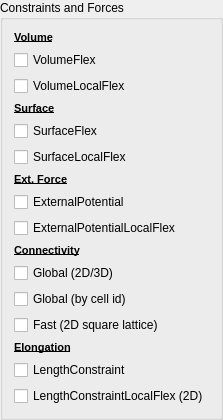
     <widget class="QGroupBox" name="groupBox_2">
      <property name="title">
       <string>Constraints and Forces</string>
      </property>
      <layout class="QVBoxLayout" name="verticalLayout_13">
       <item>
        <widget class="QLabel" name="label_40">
         <property name="text">
          <string>&lt;!DOCTYPE HTML PUBLIC &quot;-//W3C//DTD HTML 4.0//EN&quot; &quot;http://www.w3.org/TR/REC-html40/strict.dtd&quot;&gt;
&lt;html&gt;&lt;head&gt;&lt;meta name=&quot;qrichtext&quot; content=&quot;1&quot; /&gt;&lt;style type=&quot;text/css&quot;&gt;
p, li { white-space: pre-wrap; }
&lt;/style&gt;&lt;/head&gt;&lt;body style=&quot; font-family:'MS Shell Dlg 2'; font-size:8.25pt; font-weight:400; font-style:normal;&quot;&gt;
&lt;p style=&quot; margin-top:0px; margin-bottom:0px; margin-left:0px; margin-right:0px; -qt-block-indent:0; text-indent:0px;&quot;&gt;&lt;span style=&quot; font-size:8pt; font-weight:600; text-decoration: underline;&quot;&gt;Volume&lt;/span&gt;&lt;/p&gt;&lt;/body&gt;&lt;/html&gt;</string>
         </property>
        </widget>
       </item>
       <item>
        <widget class="QCheckBox" name="volumeFlexCHB">
         <property name="toolTip">
          <string>&lt;!DOCTYPE HTML PUBLIC &quot;-//W3C//DTD HTML 4.0//EN&quot; &quot;http://www.w3.org/TR/REC-html40/strict.dtd&quot;&gt;
&lt;html&gt;&lt;head&gt;&lt;meta name=&quot;qrichtext&quot; content=&quot;1&quot; /&gt;&lt;style type=&quot;text/css&quot;&gt;
p, li { white-space: pre-wrap; }
&lt;/style&gt;&lt;/head&gt;&lt;body style=&quot; font-family:'MS Shell Dlg 2'; font-size:8.25pt; font-weight:400; font-style:normal;&quot;&gt;
&lt;p style=&quot; margin-top:0px; margin-bottom:0px; margin-left:0px; margin-right:0px; -qt-block-indent:0; text-indent:0px;&quot;&gt;&lt;span style=&quot; font-size:8pt;&quot;&gt;Volume constraint energy term. E=Lambda*(v-V&lt;/span&gt;&lt;span style=&quot; font-size:8pt; vertical-align:sub;&quot;&gt;T&lt;/span&gt;&lt;span style=&quot; font-size:8pt;&quot;&gt;)&lt;/span&gt;&lt;span style=&quot; font-size:8pt; vertical-align:super;&quot;&gt;2 &lt;/span&gt;&lt;span style=&quot; font-size:8pt;&quot;&gt;. &lt;/span&gt;&lt;/p&gt;
&lt;p style=&quot; margin-top:0px; margin-bottom:0px; margin-left:0px; margin-right:0px; -qt-block-indent:0; text-indent:0px;&quot;&gt;&lt;span style=&quot; font-size:8pt;&quot;&gt;Lambda and V&lt;/span&gt;&lt;span style=&quot; font-size:8pt; vertical-align:sub;&quot;&gt;T &lt;/span&gt;&lt;span style=&quot; font-size:8pt;&quot;&gt;are&lt;/span&gt;&lt;span style=&quot; font-size:8pt; vertical-align:super;&quot;&gt; &lt;/span&gt;&lt;span style=&quot; font-size:8pt;&quot;&gt;specified for each cell type separately&lt;/span&gt;&lt;/p&gt;&lt;/body&gt;&lt;/html&gt;</string>
         </property>
         <property name="text">
          <string>VolumeFlex</string>
         </property>
        </widget>
       </item>
       <item>
        <widget class="QCheckBox" name="volumeLocalFlexCHB">
         <property name="toolTip">
          <string>&lt;!DOCTYPE HTML PUBLIC &quot;-//W3C//DTD HTML 4.0//EN&quot; &quot;http://www.w3.org/TR/REC-html40/strict.dtd&quot;&gt;
&lt;html&gt;&lt;head&gt;&lt;meta name=&quot;qrichtext&quot; content=&quot;1&quot; /&gt;&lt;style type=&quot;text/css&quot;&gt;
p, li { white-space: pre-wrap; }
&lt;/style&gt;&lt;/head&gt;&lt;body style=&quot; font-family:'MS Shell Dlg 2'; font-size:8.25pt; font-weight:400; font-style:normal;&quot;&gt;
&lt;p style=&quot; margin-top:0px; margin-bottom:0px; margin-left:0px; margin-right:0px; -qt-block-indent:0; text-indent:0px;&quot;&gt;&lt;span style=&quot; font-size:8pt;&quot;&gt;Volume constraint energy term. E=Lambda*(v-V&lt;/span&gt;&lt;span style=&quot; font-size:8pt; vertical-align:sub;&quot;&gt;T&lt;/span&gt;&lt;span style=&quot; font-size:8pt;&quot;&gt;)&lt;/span&gt;&lt;span style=&quot; font-size:8pt; vertical-align:super;&quot;&gt;2 &lt;/span&gt;&lt;span style=&quot; font-size:8pt;&quot;&gt;.&lt;/span&gt;&lt;/p&gt;
&lt;p style=&quot; margin-top:0px; margin-bottom:0px; margin-left:0px; margin-right:0px; -qt-block-indent:0; text-indent:0px;&quot;&gt;&lt;span style=&quot; font-size:8pt;&quot;&gt; Lambda and V&lt;/span&gt;&lt;span style=&quot; font-size:8pt; vertical-align:sub;&quot;&gt;T &lt;/span&gt;&lt;span style=&quot; font-size:8pt;&quot;&gt;are&lt;/span&gt;&lt;span style=&quot; font-size:8pt; vertical-align:super;&quot;&gt; &lt;/span&gt;&lt;span style=&quot; font-size:8pt;&quot;&gt;specified for each cell separately. Lambda and target volume are specified in Python.&lt;/span&gt;&lt;/p&gt;&lt;/body&gt;&lt;/html&gt;</string>
         </property>
         <property name="text">
          <string>VolumeLocalFlex</string>
         </property>
        </widget>
       </item>
       <item>
        <widget class="QLabel" name="label_41">
         <property name="text">
          <string>&lt;!DOCTYPE HTML PUBLIC &quot;-//W3C//DTD HTML 4.0//EN&quot; &quot;http://www.w3.org/TR/REC-html40/strict.dtd&quot;&gt;
&lt;html&gt;&lt;head&gt;&lt;meta name=&quot;qrichtext&quot; content=&quot;1&quot; /&gt;&lt;style type=&quot;text/css&quot;&gt;
p, li { white-space: pre-wrap; }
&lt;/style&gt;&lt;/head&gt;&lt;body style=&quot; font-family:'MS Shell Dlg 2'; font-size:8.25pt; font-weight:400; font-style:normal;&quot;&gt;
&lt;p style=&quot; margin-top:0px; margin-bottom:0px; margin-left:0px; margin-right:0px; -qt-block-indent:0; text-indent:0px;&quot;&gt;&lt;span style=&quot; font-size:8pt; font-weight:600; text-decoration: underline;&quot;&gt;Surface&lt;/span&gt;&lt;/p&gt;&lt;/body&gt;&lt;/html&gt;</string>
         </property>
        </widget>
       </item>
       <item>
        <widget class="QCheckBox" name="surfaceFlexCHB">
         <property name="toolTip">
          <string>&lt;!DOCTYPE HTML PUBLIC &quot;-//W3C//DTD HTML 4.0//EN&quot; &quot;http://www.w3.org/TR/REC-html40/strict.dtd&quot;&gt;
&lt;html&gt;&lt;head&gt;&lt;meta name=&quot;qrichtext&quot; content=&quot;1&quot; /&gt;&lt;style type=&quot;text/css&quot;&gt;
p, li { white-space: pre-wrap; }
&lt;/style&gt;&lt;/head&gt;&lt;body style=&quot; font-family:'MS Shell Dlg 2'; font-size:8.25pt; font-weight:400; font-style:normal;&quot;&gt;
&lt;p style=&quot; margin-top:0px; margin-bottom:0px; margin-left:0px; margin-right:0px; -qt-block-indent:0; text-indent:0px;&quot;&gt;&lt;span style=&quot; font-size:8pt;&quot;&gt;Surface constraint energy term. E=Lambda*(s-S&lt;/span&gt;&lt;span style=&quot; font-size:8pt; vertical-align:sub;&quot;&gt;T&lt;/span&gt;&lt;span style=&quot; font-size:8pt;&quot;&gt;)&lt;/span&gt;&lt;span style=&quot; font-size:8pt; vertical-align:super;&quot;&gt;2 &lt;/span&gt;&lt;span style=&quot; font-size:8pt;&quot;&gt;. &lt;/span&gt;&lt;/p&gt;
&lt;p style=&quot; margin-top:0px; margin-bottom:0px; margin-left:0px; margin-right:0px; -qt-block-indent:0; text-indent:0px;&quot;&gt;&lt;span style=&quot; font-size:8pt;&quot;&gt;Lambda and S&lt;/span&gt;&lt;span style=&quot; font-size:8pt; vertical-align:sub;&quot;&gt;T &lt;/span&gt;&lt;span style=&quot; font-size:8pt;&quot;&gt;are&lt;/span&gt;&lt;span style=&quot; font-size:8pt; vertical-align:super;&quot;&gt; &lt;/span&gt;&lt;span style=&quot; font-size:8pt;&quot;&gt;specified for each cell type separately&lt;/span&gt;&lt;/p&gt;&lt;/body&gt;&lt;/html&gt;</string>
         </property>
         <property name="text">
          <string>SurfaceFlex</string>
         </property>
        </widget>
       </item>
       <item>
        <widget class="QCheckBox" name="surfaceLocalFlexCHB">
         <property name="toolTip">
          <string>&lt;!DOCTYPE HTML PUBLIC &quot;-//W3C//DTD HTML 4.0//EN&quot; &quot;http://www.w3.org/TR/REC-html40/strict.dtd&quot;&gt;
&lt;html&gt;&lt;head&gt;&lt;meta name=&quot;qrichtext&quot; content=&quot;1&quot; /&gt;&lt;style type=&quot;text/css&quot;&gt;
p, li { white-space: pre-wrap; }
&lt;/style&gt;&lt;/head&gt;&lt;body style=&quot; font-family:'MS Shell Dlg 2'; font-size:8.25pt; font-weight:400; font-style:normal;&quot;&gt;
&lt;p style=&quot; margin-top:0px; margin-bottom:0px; margin-left:0px; margin-right:0px; -qt-block-indent:0; text-indent:0px;&quot;&gt;&lt;span style=&quot; font-size:8pt;&quot;&gt;Surface constraint energy term. E=Lambda*(s-S&lt;/span&gt;&lt;span style=&quot; font-size:8pt; vertical-align:sub;&quot;&gt;T&lt;/span&gt;&lt;span style=&quot; font-size:8pt;&quot;&gt;)&lt;/span&gt;&lt;span style=&quot; font-size:8pt; vertical-align:super;&quot;&gt;2 &lt;/span&gt;&lt;span style=&quot; font-size:8pt;&quot;&gt;. &lt;/span&gt;&lt;/p&gt;
&lt;p style=&quot; margin-top:0px; margin-bottom:0px; margin-left:0px; margin-right:0px; -qt-block-indent:0; text-indent:0px;&quot;&gt;&lt;span style=&quot; font-size:8pt;&quot;&gt;Lambda and S&lt;/span&gt;&lt;span style=&quot; font-size:8pt; vertical-align:sub;&quot;&gt;T &lt;/span&gt;&lt;span style=&quot; font-size:8pt;&quot;&gt;are&lt;/span&gt;&lt;span style=&quot; font-size:8pt; vertical-align:super;&quot;&gt; &lt;/span&gt;&lt;span style=&quot; font-size:8pt;&quot;&gt;specified for each cell separately. Lambda and target surface are specified in Python.&lt;/span&gt;&lt;/p&gt;&lt;/body&gt;&lt;/html&gt;</string>
         </property>
         <property name="text">
          <string>SurfaceLocalFlex</string>
         </property>
        </widget>
       </item>
       <item>
        <widget class="QLabel" name="label_42">
         <property name="text">
          <string>&lt;!DOCTYPE HTML PUBLIC &quot;-//W3C//DTD HTML 4.0//EN&quot; &quot;http://www.w3.org/TR/REC-html40/strict.dtd&quot;&gt;
&lt;html&gt;&lt;head&gt;&lt;meta name=&quot;qrichtext&quot; content=&quot;1&quot; /&gt;&lt;style type=&quot;text/css&quot;&gt;
p, li { white-space: pre-wrap; }
&lt;/style&gt;&lt;/head&gt;&lt;body style=&quot; font-family:'MS Shell Dlg 2'; font-size:8.25pt; font-weight:400; font-style:normal;&quot;&gt;
&lt;p style=&quot; margin-top:0px; margin-bottom:0px; margin-left:0px; margin-right:0px; -qt-block-indent:0; text-indent:0px;&quot;&gt;&lt;span style=&quot; font-size:8pt; font-weight:600; text-decoration: underline;&quot;&gt;Ext. Force&lt;/span&gt;&lt;/p&gt;&lt;/body&gt;&lt;/html&gt;</string>
         </property>
        </widget>
       </item>
       <item>
        <widget class="QCheckBox" name="extPotCHB">
         <property name="toolTip">
          <string>&lt;!DOCTYPE HTML PUBLIC &quot;-//W3C//DTD HTML 4.0//EN&quot; &quot;http://www.w3.org/TR/REC-html40/strict.dtd&quot;&gt;
&lt;html&gt;&lt;head&gt;&lt;meta name=&quot;qrichtext&quot; content=&quot;1&quot; /&gt;&lt;style type=&quot;text/css&quot;&gt;
p, li { white-space: pre-wrap; }
&lt;/style&gt;&lt;/head&gt;&lt;body style=&quot; font-family:'MS Shell Dlg 2'; font-size:8.25pt; font-weight:400; font-style:normal;&quot;&gt;
&lt;p style=&quot; margin-top:0px; margin-bottom:0px; margin-left:0px; margin-right:0px; -qt-block-indent:0; text-indent:0px;&quot;&gt;&lt;span style=&quot; font-size:8pt;&quot;&gt;Energy term emulating force applied to cells. Force components are specified for cell types.&lt;/span&gt;&lt;/p&gt;&lt;/body&gt;&lt;/html&gt;</string>
         </property>
         <property name="text">
          <string>ExternalPotential</string>
         </property>
        </widget>
       </item>
       <item>
        <widget class="QCheckBox" name="extPotLocalFlexCHB">
         <property name="toolTip">
          <string>&lt;!DOCTYPE HTML PUBLIC &quot;-//W3C//DTD HTML 4.0//EN&quot; &quot;http://www.w3.org/TR/REC-html40/strict.dtd&quot;&gt;
&lt;html&gt;&lt;head&gt;&lt;meta name=&quot;qrichtext&quot; content=&quot;1&quot; /&gt;&lt;style type=&quot;text/css&quot;&gt;
p, li { white-space: pre-wrap; }
&lt;/style&gt;&lt;/head&gt;&lt;body style=&quot; font-family:'MS Shell Dlg 2'; font-size:8.25pt; font-weight:400; font-style:normal;&quot;&gt;
&lt;p style=&quot; margin-top:0px; margin-bottom:0px; margin-left:0px; margin-right:0px; -qt-block-indent:0; text-indent:0px;&quot;&gt;&lt;span style=&quot; font-size:8pt;&quot;&gt;Energy term emulating force applied to cells. &lt;/span&gt;&lt;/p&gt;
&lt;p style=&quot; margin-top:0px; margin-bottom:0px; margin-left:0px; margin-right:0px; -qt-block-indent:0; text-indent:0px;&quot;&gt;&lt;span style=&quot; font-size:8pt;&quot;&gt;Force components are specified (in Python) for each cell individuelly&lt;/span&gt;&lt;/p&gt;&lt;/body&gt;&lt;/html&gt;</string>
         </property>
         <property name="text">
          <string>ExternalPotentialLocalFlex</string>
         </property>
        </widget>
       </item>
       <item>
        <widget class="QLabel" name="label_43">
         <property name="text">
          <string>&lt;!DOCTYPE HTML PUBLIC &quot;-//W3C//DTD HTML 4.0//EN&quot; &quot;http://www.w3.org/TR/REC-html40/strict.dtd&quot;&gt;
&lt;html&gt;&lt;head&gt;&lt;meta name=&quot;qrichtext&quot; content=&quot;1&quot; /&gt;&lt;style type=&quot;text/css&quot;&gt;
p, li { white-space: pre-wrap; }
&lt;/style&gt;&lt;/head&gt;&lt;body style=&quot; font-family:'MS Shell Dlg 2'; font-size:8.25pt; font-weight:400; font-style:normal;&quot;&gt;
&lt;p style=&quot; margin-top:0px; margin-bottom:0px; margin-left:0px; margin-right:0px; -qt-block-indent:0; text-indent:0px;&quot;&gt;&lt;span style=&quot; font-size:8pt; font-weight:600; text-decoration: underline;&quot;&gt;Connectivity&lt;/span&gt;&lt;/p&gt;&lt;/body&gt;&lt;/html&gt;</string>
         </property>
        </widget>
       </item>
       <item>
        <widget class="QCheckBox" name="connectGlobalCHB">
         <property name="toolTip">
          <string>&lt;!DOCTYPE HTML PUBLIC &quot;-//W3C//DTD HTML 4.0//EN&quot; &quot;http://www.w3.org/TR/REC-html40/strict.dtd&quot;&gt;
&lt;html&gt;&lt;head&gt;&lt;meta name=&quot;qrichtext&quot; content=&quot;1&quot; /&gt;&lt;style type=&quot;text/css&quot;&gt;
p, li { white-space: pre-wrap; }
&lt;/style&gt;&lt;/head&gt;&lt;body style=&quot; font-family:'MS Shell Dlg 2'; font-size:8.25pt; font-weight:400; font-style:normal;&quot;&gt;
&lt;p style=&quot; margin-top:0px; margin-bottom:0px; margin-left:0px; margin-right:0px; -qt-block-indent:0; text-indent:0px;&quot;&gt;&lt;span style=&quot; font-size:8pt;&quot;&gt;Energy term which adds high penalty to change of energy when cells are about to fragment. &lt;/span&gt;&lt;/p&gt;
&lt;p style=&quot; margin-top:0px; margin-bottom:0px; margin-left:0px; margin-right:0px; -qt-block-indent:0; text-indent:0px;&quot;&gt;&lt;span style=&quot; font-size:8pt;&quot;&gt;It ensures that cells remain connected . &lt;/span&gt;&lt;/p&gt;
&lt;p style=&quot; margin-top:0px; margin-bottom:0px; margin-left:0px; margin-right:0px; -qt-block-indent:0; text-indent:0px;&quot;&gt;&lt;span style=&quot; font-size:8pt;&quot;&gt;Works in 2D and 3D and on square and hex lattice. Energy penalty specifications are on a per-cell type basis.&lt;/span&gt;&lt;/p&gt;&lt;/body&gt;&lt;/html&gt;</string>
         </property>
         <property name="text">
          <string>Global (2D/3D)</string>
         </property>
        </widget>
       </item>
       <item>
        <widget class="QCheckBox" name="connectGlobalByIdCHB">
         <property name="toolTip">
          <string>&lt;!DOCTYPE HTML PUBLIC &quot;-//W3C//DTD HTML 4.0//EN&quot; &quot;http://www.w3.org/TR/REC-html40/strict.dtd&quot;&gt;
&lt;html&gt;&lt;head&gt;&lt;meta name=&quot;qrichtext&quot; content=&quot;1&quot; /&gt;&lt;style type=&quot;text/css&quot;&gt;
p, li { white-space: pre-wrap; }
&lt;/style&gt;&lt;/head&gt;&lt;body style=&quot; font-family:'MS Shell Dlg 2'; font-size:8.25pt; font-weight:400; font-style:normal;&quot;&gt;
&lt;p style=&quot; margin-top:0px; margin-bottom:0px; margin-left:0px; margin-right:0px; -qt-block-indent:0; text-indent:0px;&quot;&gt;&lt;span style=&quot; font-size:8pt;&quot;&gt;Energy term which adds high penalty to change of energy when cells are about to fragment. &lt;/span&gt;&lt;/p&gt;
&lt;p style=&quot; margin-top:0px; margin-bottom:0px; margin-left:0px; margin-right:0px; -qt-block-indent:0; text-indent:0px;&quot;&gt;&lt;span style=&quot; font-size:8pt;&quot;&gt;It ensures that cells remain connected. &lt;/span&gt;&lt;/p&gt;
&lt;p style=&quot; margin-top:0px; margin-bottom:0px; margin-left:0px; margin-right:0px; -qt-block-indent:0; text-indent:0px;&quot;&gt;&lt;span style=&quot; font-size:8pt;&quot;&gt;Works in 2D and 3D and on square and hex lattice. Energy penalty specifications are on a per-cell basis and thus require Python scripting.&lt;/span&gt;&lt;/p&gt;&lt;/body&gt;&lt;/html&gt;</string>
         </property>
         <property name="text">
          <string>Global (by cell id)</string>
         </property>
        </widget>
       </item>
       <item>
        <widget class="QCheckBox" name="connect2DCHB">
         <property name="toolTip">
          <string>&lt;!DOCTYPE HTML PUBLIC &quot;-//W3C//DTD HTML 4.0//EN&quot; &quot;http://www.w3.org/TR/REC-html40/strict.dtd&quot;&gt;
&lt;html&gt;&lt;head&gt;&lt;meta name=&quot;qrichtext&quot; content=&quot;1&quot; /&gt;&lt;style type=&quot;text/css&quot;&gt;
p, li { white-space: pre-wrap; }
&lt;/style&gt;&lt;/head&gt;&lt;body style=&quot; font-family:'MS Shell Dlg 2'; font-size:8.25pt; font-weight:400; font-style:normal;&quot;&gt;
&lt;p style=&quot; margin-top:0px; margin-bottom:0px; margin-left:0px; margin-right:0px; -qt-block-indent:0; text-indent:0px;&quot;&gt;&lt;span style=&quot; font-size:8pt;&quot;&gt;Energy term which adds high penalty to change of energy when cells are about to fragment. It ensures that cells remain connected. &lt;/span&gt;&lt;/p&gt;
&lt;p style=&quot; margin-top:0px; margin-bottom:0px; margin-left:0px; margin-right:0px; -qt-block-indent:0; text-indent:0px;&quot;&gt;&lt;span style=&quot; font-size:8pt;&quot;&gt;Works only in  2D on square. Energy penalty specification is global for all cells. &lt;/span&gt;&lt;/p&gt;
&lt;p style=&quot; margin-top:0px; margin-bottom:0px; margin-left:0px; margin-right:0px; -qt-block-indent:0; text-indent:0px;&quot;&gt;&lt;span style=&quot; font-size:8pt;&quot;&gt;There is a more flexible version of this plugin which allows specification of penalties on a per-cell basis it is called ConnectivityLocalFlex and reuqires Python scripting&lt;/span&gt;&lt;/p&gt;&lt;/body&gt;&lt;/html&gt;</string>
         </property>
         <property name="text">
          <string>Fast (2D square lattice)</string>
         </property>
        </widget>
       </item>
       <item>
        <widget class="QLabel" name="label_45">
         <property name="text">
          <string>&lt;!DOCTYPE HTML PUBLIC &quot;-//W3C//DTD HTML 4.0//EN&quot; &quot;http://www.w3.org/TR/REC-html40/strict.dtd&quot;&gt;
&lt;html&gt;&lt;head&gt;&lt;meta name=&quot;qrichtext&quot; content=&quot;1&quot; /&gt;&lt;style type=&quot;text/css&quot;&gt;
p, li { white-space: pre-wrap; }
&lt;/style&gt;&lt;/head&gt;&lt;body style=&quot; font-family:'MS Shell Dlg 2'; font-size:8.25pt; font-weight:400; font-style:normal;&quot;&gt;
&lt;p style=&quot; margin-top:0px; margin-bottom:0px; margin-left:0px; margin-right:0px; -qt-block-indent:0; text-indent:0px;&quot;&gt;&lt;span style=&quot; font-size:8pt; font-weight:600; text-decoration: underline;&quot;&gt;Elongation&lt;/span&gt;&lt;/p&gt;&lt;/body&gt;&lt;/html&gt;</string>
         </property>
        </widget>
       </item>
       <item>
        <widget class="QCheckBox" name="lengthConstraintCHB">
         <property name="toolTip">
          <string>&lt;!DOCTYPE HTML PUBLIC &quot;-//W3C//DTD HTML 4.0//EN&quot; &quot;http://www.w3.org/TR/REC-html40/strict.dtd&quot;&gt;
&lt;html&gt;&lt;head&gt;&lt;meta name=&quot;qrichtext&quot; content=&quot;1&quot; /&gt;&lt;style type=&quot;text/css&quot;&gt;
p, li { white-space: pre-wrap; }
&lt;/style&gt;&lt;/head&gt;&lt;body style=&quot; font-family:'MS Shell Dlg 2'; font-size:8.25pt; font-weight:400; font-style:normal;&quot;&gt;
&lt;p style=&quot; margin-top:0px; margin-bottom:0px; margin-left:0px; margin-right:0px; -qt-block-indent:0; text-indent:0px;&quot;&gt;&lt;span style=&quot; font-size:8pt;&quot;&gt;Energy term which favors pixel copies that elongate cells according to specified paramters.&lt;/span&gt;&lt;/p&gt;
&lt;p style=&quot; margin-top:0px; margin-bottom:0px; margin-left:0px; margin-right:0px; -qt-block-indent:0; text-indent:0px;&quot;&gt;&lt;span style=&quot; font-size:8pt;&quot;&gt;This constraint often requires connectivity constraint for large cell elongations.&lt;/span&gt;&lt;/p&gt;
&lt;p style=&quot; margin-top:0px; margin-bottom:0px; margin-left:0px; margin-right:0px; -qt-block-indent:0; text-indent:0px;&quot;&gt;&lt;span style=&quot; font-size:8pt;&quot;&gt;Parameter specifications are on per-cell type basis.&lt;/span&gt;&lt;/p&gt;&lt;/body&gt;&lt;/html&gt;</string>
         </property>
         <property name="text">
          <string>LengthConstraint</string>
         </property>
        </widget>
       </item>
       <item>
        <widget class="QCheckBox" name="lengthConstraintLocalFlexCHB">
         <property name="toolTip">
          <string>&lt;!DOCTYPE HTML PUBLIC &quot;-//W3C//DTD HTML 4.0//EN&quot; &quot;http://www.w3.org/TR/REC-html40/strict.dtd&quot;&gt;
&lt;html&gt;&lt;head&gt;&lt;meta name=&quot;qrichtext&quot; content=&quot;1&quot; /&gt;&lt;style type=&quot;text/css&quot;&gt;
p, li { white-space: pre-wrap; }
&lt;/style&gt;&lt;/head&gt;&lt;body style=&quot; font-family:'MS Shell Dlg 2'; font-size:8.25pt; font-weight:400; font-style:normal;&quot;&gt;
&lt;p style=&quot; margin-top:0px; margin-bottom:0px; margin-left:0px; margin-right:0px; -qt-block-indent:0; text-indent:0px;&quot;&gt;&lt;span style=&quot; font-size:8pt;&quot;&gt;Energy term which favors pixel copies that elongate cells according to specified paramters.&lt;/span&gt;&lt;/p&gt;
&lt;p style=&quot; margin-top:0px; margin-bottom:0px; margin-left:0px; margin-right:0px; -qt-block-indent:0; text-indent:0px;&quot;&gt;&lt;span style=&quot; font-size:8pt;&quot;&gt;This constraint often requires connectivity constraint for large cell elongations.&lt;/span&gt;&lt;/p&gt;
&lt;p style=&quot; margin-top:0px; margin-bottom:0px; margin-left:0px; margin-right:0px; -qt-block-indent:0; text-indent:0px;&quot;&gt;&lt;span style=&quot; font-size:8pt;&quot;&gt;Parameter specifications are on per-cell basis and require Python scripting. &lt;/span&gt;&lt;/p&gt;
&lt;p style=&quot; margin-top:0px; margin-bottom:0px; margin-left:0px; margin-right:0px; -qt-block-indent:0; text-indent:0px;&quot;&gt;&lt;span style=&quot; font-size:8pt;&quot;&gt;This energy term works only in 2D&lt;/span&gt;&lt;/p&gt;&lt;/body&gt;&lt;/html&gt;</string>
         </property>
         <property name="text">
          <string>LengthConstraintLocalFlex (2D)</string>
         </property>
        </widget>
       </item>
      </layout>
     </widget>
